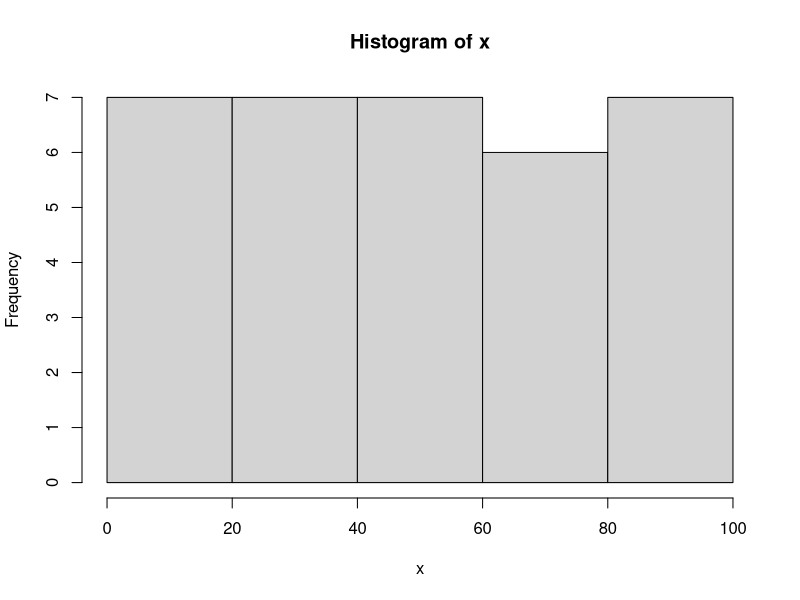

The R script that drew this image:
## ---- chunk 1
knitr::opts_chunk$set(echo = TRUE)
## ---- chunk 2
x <- seq(from=0, to=100, by=3)
hist(x)
